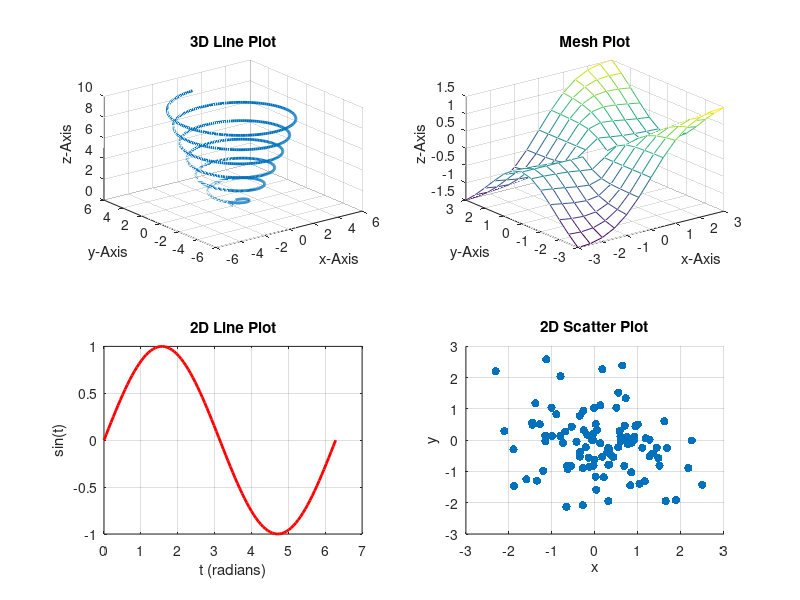

Write MATLAB code to recreate this figure.
% 1. 3D Line Plot
subplot(2, 2, 1);
t = linspace(0, 6*pi, 1000);
x = t .^0.5 .* sin(2*t);
y = t .^0.5 .* cos(2*t);
z = t ./2;
plot3(x, y, z, "LineWidth", 2);
title("3D Line Plot");
xlabel("x-Axis");
ylabel("y-Axis");
zlabel("z-Axis");
grid on

% 2. Mesh Plot
subplot(2, 2, 2);
x = -3:0.5:3;
y = -3:0.5:3;
[x1, y1] = meshgrid(x,y);
z = (x1.*(y1.^2))./((x1.^2)+(y1.^2));
mesh(x1, y1, z);
title("Mesh Plot");
xlabel("x-Axis");
ylabel("y-Axis");
zlabel("z-Axis");
grid on

% 3. 2D Line Plot
subplot(2, 2, 3);
t = linspace(0, 2*pi, 100);
y = sin(t);
plot(t, y, 'r', 'LineWidth', 2);
title("2D Line Plot");
xlabel("t (radians)");
ylabel("sin(t)");
grid on

% 4. 2D Scatter Plot
subplot(2, 2, 4);
x = randn(100, 1);
y = randn(100, 1);
scatter(x, y, 'filled');
title("2D Scatter Plot");
xlabel("x");
ylabel("y");
grid on
